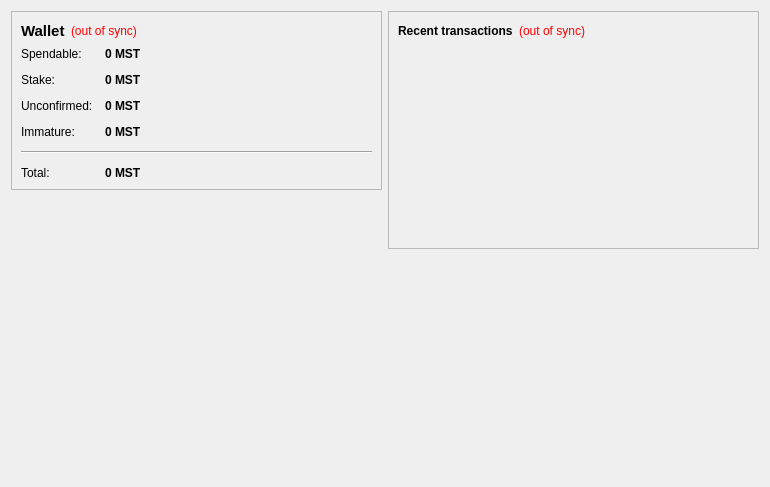
<?xml version="1.0" encoding="UTF-8"?>
<ui version="4.0">
 <class>OverviewPage</class>
 <widget class="QWidget" name="OverviewPage">
  <property name="geometry">
   <rect>
    <x>0</x>
    <y>0</y>
    <width>770</width>
    <height>487</height>
   </rect>
  </property>
  <property name="windowTitle">
   <string>Form</string>
  </property>
  <layout class="QHBoxLayout" name="horizontalLayout" stretch="1,1">
   <item>
    <layout class="QVBoxLayout" name="verticalLayout_2">
     <item>
      <widget class="QFrame" name="frame">
       <property name="frameShape">
        <enum>QFrame::StyledPanel</enum>
       </property>
       <property name="frameShadow">
        <enum>QFrame::Raised</enum>
       </property>
       <layout class="QVBoxLayout" name="verticalLayout_4">
        <item>
         <layout class="QHBoxLayout" name="horizontalLayout_4">
          <item>
           <widget class="QLabel" name="label_5">
            <property name="font">
             <font>
              <pointsize>11</pointsize>
              <weight>75</weight>
              <bold>true</bold>
             </font>
            </property>
            <property name="text">
             <string>Wallet</string>
            </property>
           </widget>
          </item>
          <item>
           <widget class="QLabel" name="labelWalletStatus">
            <property name="toolTip">
             <string>The displayed information may be out of date. Your wallet automatically synchronizes with the mustang network after a connection is established, but this process has not completed yet.</string>
            </property>
            <property name="styleSheet">
             <string notr="true">QLabel { color: red; }</string>
            </property>
            <property name="text">
             <string notr="true">(out of sync)</string>
            </property>
            <property name="alignment">
             <set>Qt::AlignLeading|Qt::AlignLeft|Qt::AlignVCenter</set>
            </property>
           </widget>
          </item>
          <item>
           <spacer name="horizontalSpacer_2">
            <property name="orientation">
             <enum>Qt::Horizontal</enum>
            </property>
            <property name="sizeHint" stdset="0">
             <size>
              <width>40</width>
              <height>20</height>
             </size>
            </property>
           </spacer>
          </item>
         </layout>
        </item>
        <item>
         <layout class="QFormLayout" name="formLayout_2">
          <property name="fieldGrowthPolicy">
           <enum>QFormLayout::AllNonFixedFieldsGrow</enum>
          </property>
          <property name="horizontalSpacing">
           <number>12</number>
          </property>
          <property name="verticalSpacing">
           <number>12</number>
          </property>
          <item row="0" column="0">
           <widget class="QLabel" name="label">
            <property name="text">
             <string>Spendable:</string>
            </property>
           </widget>
          </item>
          <item row="0" column="1">
           <widget class="QLabel" name="labelBalance">
            <property name="font">
             <font>
              <weight>75</weight>
              <bold>true</bold>
             </font>
            </property>
            <property name="cursor">
             <cursorShape>IBeamCursor</cursorShape>
            </property>
            <property name="toolTip">
             <string>Your current spendable balance</string>
            </property>
            <property name="text">
             <string notr="true">0 MST</string>
            </property>
            <property name="textInteractionFlags">
             <set>Qt::LinksAccessibleByMouse|Qt::TextSelectableByKeyboard|Qt::TextSelectableByMouse</set>
            </property>
           </widget>
          </item>
          <item row="1" column="0">
           <widget class="QLabel" name="label_6">
            <property name="text">
             <string>Stake:</string>
            </property>
           </widget>
          </item>
          <item row="1" column="1">
           <widget class="QLabel" name="labelStake">
            <property name="font">
             <font>
              <weight>75</weight>
              <bold>true</bold>
             </font>
            </property>
            <property name="cursor">
             <cursorShape>IBeamCursor</cursorShape>
            </property>
            <property name="toolTip">
             <string>Total of coins that was staked, and do not yet count toward the current balance</string>
            </property>
            <property name="text">
             <string notr="true">0 MST</string>
            </property>
            <property name="textInteractionFlags">
             <set>Qt::LinksAccessibleByMouse|Qt::TextSelectableByKeyboard|Qt::TextSelectableByMouse</set>
            </property>
           </widget>
          </item>
          <item row="2" column="0">
           <widget class="QLabel" name="label_3">
            <property name="text">
             <string>Unconfirmed:</string>
            </property>
           </widget>
          </item>
          <item row="2" column="1">
           <widget class="QLabel" name="labelUnconfirmed">
            <property name="font">
             <font>
              <weight>75</weight>
              <bold>true</bold>
             </font>
            </property>
            <property name="cursor">
             <cursorShape>IBeamCursor</cursorShape>
            </property>
            <property name="toolTip">
             <string>Total of transactions that have yet to be confirmed, and do not yet count toward the current balance</string>
            </property>
            <property name="text">
             <string notr="true">0 MST</string>
            </property>
            <property name="textInteractionFlags">
             <set>Qt::LinksAccessibleByMouse|Qt::TextSelectableByKeyboard|Qt::TextSelectableByMouse</set>
            </property>
           </widget>
          </item>
          <item row="3" column="0">
           <widget class="QLabel" name="labelImmatureText">
            <property name="text">
             <string>Immature:</string>
            </property>
           </widget>
          </item>
          <item row="3" column="1">
           <widget class="QLabel" name="labelImmature">
            <property name="font">
             <font>
              <weight>75</weight>
              <bold>true</bold>
             </font>
            </property>
            <property name="toolTip">
             <string>Mined balance that has not yet matured</string>
            </property>
            <property name="text">
             <string notr="true">0 MST</string>
            </property>
            <property name="textInteractionFlags">
             <set>Qt::LinksAccessibleByMouse|Qt::TextSelectableByKeyboard|Qt::TextSelectableByMouse</set>
            </property>
           </widget>
          </item>
          <item row="4" column="0" colspan="2">
           <widget class="Line" name="line">
            <property name="orientation">
             <enum>Qt::Horizontal</enum>
            </property>
           </widget>
          </item>
          <item row="5" column="0">
           <widget class="QLabel" name="labelTotalText">
            <property name="text">
             <string>Total:</string>
            </property>
           </widget>
          </item>
          <item row="5" column="1">
           <widget class="QLabel" name="labelTotal">
            <property name="font">
             <font>
              <weight>75</weight>
              <bold>true</bold>
             </font>
            </property>
            <property name="cursor">
             <cursorShape>IBeamCursor</cursorShape>
            </property>
            <property name="toolTip">
             <string>Your current total balance</string>
            </property>
            <property name="text">
             <string notr="true">0 MST</string>
            </property>
            <property name="textInteractionFlags">
             <set>Qt::LinksAccessibleByMouse|Qt::TextSelectableByKeyboard|Qt::TextSelectableByMouse</set>
            </property>
           </widget>
          </item>
         </layout>
        </item>
       </layout>
      </widget>
     </item>
     <item>
      <spacer name="verticalSpacer">
       <property name="orientation">
        <enum>Qt::Vertical</enum>
       </property>
       <property name="sizeHint" stdset="0">
        <size>
         <width>20</width>
         <height>40</height>
        </size>
       </property>
      </spacer>
     </item>
     <item>
      <widget class="QLabel" name="label_2">
       <property name="autoFillBackground">
        <bool>true</bool>
       </property>
       <property name="text">
        <string/>
       </property>
       <property name="pixmap">
        <pixmap resource="../bitcoin.qrc">:/icons/drmbg</pixmap>
       </property>
       <property name="scaledContents">
        <bool>false</bool>
       </property>
       <property name="margin">
        <number>0</number>
       </property>
      </widget>
     </item>
    </layout>
   </item>
   <item>
    <layout class="QVBoxLayout" name="verticalLayout_3">
     <item>
      <widget class="QFrame" name="frame_2">
       <property name="frameShape">
        <enum>QFrame::StyledPanel</enum>
       </property>
       <property name="frameShadow">
        <enum>QFrame::Raised</enum>
       </property>
       <layout class="QVBoxLayout" name="verticalLayout">
        <item>
         <layout class="QHBoxLayout" name="horizontalLayout_2">
          <item>
           <widget class="QLabel" name="label_4">
            <property name="text">
             <string>&lt;b&gt;Recent transactions&lt;/b&gt;</string>
            </property>
           </widget>
          </item>
          <item>
           <widget class="QLabel" name="labelTransactionsStatus">
            <property name="toolTip">
             <string>The displayed information may be out of date. Your wallet automatically synchronizes with the mustang network after a connection is established, but this process has not completed yet.</string>
            </property>
            <property name="styleSheet">
             <string notr="true">QLabel { color: red; }</string>
            </property>
            <property name="text">
             <string notr="true">(out of sync)</string>
            </property>
            <property name="alignment">
             <set>Qt::AlignRight|Qt::AlignTrailing|Qt::AlignVCenter</set>
            </property>
           </widget>
          </item>
          <item>
           <spacer name="horizontalSpacer">
            <property name="orientation">
             <enum>Qt::Horizontal</enum>
            </property>
            <property name="sizeHint" stdset="0">
             <size>
              <width>40</width>
              <height>20</height>
             </size>
            </property>
           </spacer>
          </item>
         </layout>
        </item>
        <item>
         <widget class="QListView" name="listTransactions">
          <property name="styleSheet">
           <string notr="true">QListView { background: transparent; }</string>
          </property>
          <property name="frameShape">
           <enum>QFrame::NoFrame</enum>
          </property>
          <property name="verticalScrollBarPolicy">
           <enum>Qt::ScrollBarAlwaysOff</enum>
          </property>
          <property name="horizontalScrollBarPolicy">
           <enum>Qt::ScrollBarAlwaysOff</enum>
          </property>
          <property name="selectionMode">
           <enum>QAbstractItemView::NoSelection</enum>
          </property>
         </widget>
        </item>
       </layout>
      </widget>
     </item>
     <item>
      <spacer name="verticalSpacer_2">
       <property name="orientation">
        <enum>Qt::Vertical</enum>
       </property>
       <property name="sizeHint" stdset="0">
        <size>
         <width>20</width>
         <height>40</height>
        </size>
       </property>
      </spacer>
     </item>
    </layout>
   </item>
  </layout>
 </widget>
 <resources/>
 <connections/>
</ui>
